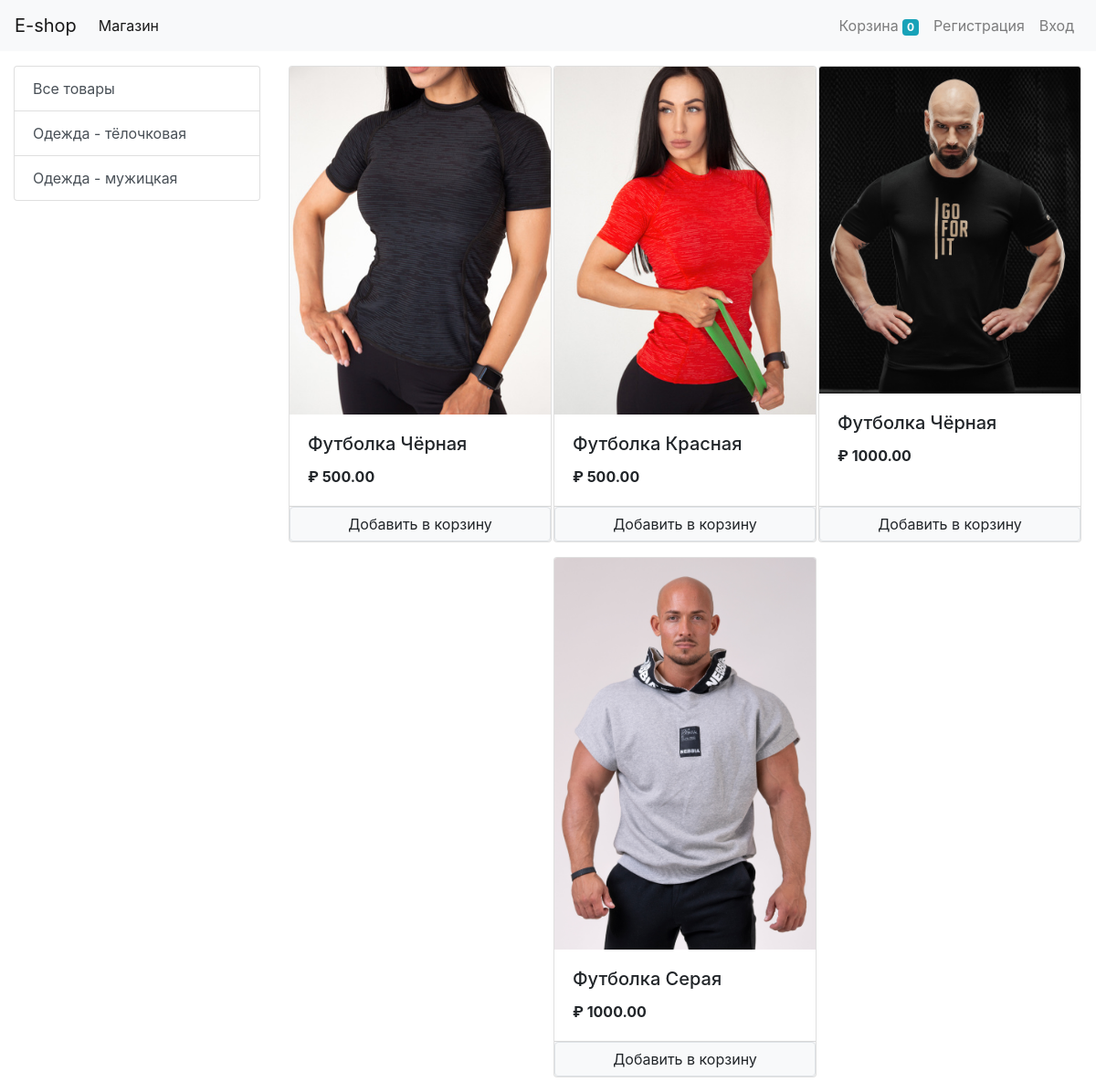
The page / on the database its author committed.
### store/models/category.py (models this page shows, shortened)
class Category(models.Model):
    name = models.CharField(max_length=50, verbose_name='Товар')
    image = models.ImageField(upload_to='uploads/category/', null=True, blank=True)
    @staticmethod
    def get_all_categories():
        return Category.objects.all()

### store/models/product.py (models this page shows, shortened)
class Product(models.Model):
    category = models.ForeignKey(Category, on_delete=models.CASCADE)
    name = models.CharField(max_length=50, verbose_name='Товар')
    price = models.DecimalField(max_digits=10, decimal_places=2, default=0)
    description = models.CharField(max_length=200, default='', null=True, blank=True)
    image = models.ImageField(upload_to='uploads/products/', null=True, blank=True)
    @staticmethod
    def get_all_products():
        return Product.objects.all()

### store/views/home.py (the view, shortened to what this page needs)
# urls.py: path('', Index.as_view(), name='homepage'),
class Index(View):
    def get(self, request):
        cart = request.session.get('cart')
        if not cart:
            request.session['cart'] = {}
        products = None
        categories = Category.get_all_categories()
        categoryID = request.GET.get('category')
        if categoryID:
            products = Product.get_products_by_categoryID(categoryID)
        else:
            products = Product.get_all_products()
        data = {'categories': categories, 'products': products, }
        return render(request, 'index.html', data)

### store/templatetags/cart.py (called while the page is built)
@register.filter(name='is_in_cart')
def is_in_cart(product, cart):
    keys = cart.keys()
    for id in keys:
        if int(id) == product.id:
            return True
    return False

### store/templatetags/custom_filter.py (called while the page is built)
@register.filter(name='currency')
def currency(number):
    return "₽ " + str(number)

### store/templates/index.html (shortened to what this page needs)
{% extends 'base.html' %}
{% block content %}
{% load cart %}
{% load custom_filter %}
<div class="container-fluid mt-3">
    <div class="row">
        <div class="col-lg-3 mx-auto">
            <div class="list-group">
                <a href="/" class="list-group-item list-group-item-action">Все товары</a>
                {% for category in categories %}
                    <a href="/?category={{category.id}}" class="list-group-item list-group-item-action">
                        {{ category.name }}
                    </a>
                {% endfor %}
            </div>
        </div>
        <div id="products" class="col-lg-9 mx-auto">
            <div class="row mx-auto">
                {% for product in products %}
                <div class="card mx-auto mb-3" id="{{ product.id }}" style="width: 18rem;">
                    <img class="card-img-top" src="{{ product.image.url }}" alt="Card image cap">
                    <div class="card-body">
                        <h5 class="card-title">{{ product.name }}</h5>
                        <p class="card-text"><b>{{ product.price|currency }}</b></p>
                    </div>
                    <div class="card-footer p-0 no-gutters">
                        {% if product|is_in_cart:request.session.cart %}
                            <div class="row no-gutters">
                                <form action="/#{{ product.id }}" class="col-2" method="post">
                                    {% csrf_token %}
                                    <input type="text" hidden name="product" value="{{ product.id }}">
                                    <input type="text" hidden name="remove" value="True">
                                    <input type="submit" value=" - " class="btn btn-block btn-secondary">
                                </form>
                                <div class="text-center col">{{product|cart_quantity:request.session.cart}} в корзине</div>
                                <form action="/#{{ product.id }}" class="col-2" method="post">
                                    {% csrf_token %}
                                    <input type="text" hidden name="product" value="{{ product.id }}">
                                    <input type="submit" value=" + " class="btn btn-block btn-secondary">
                                </form>
                            </div>
                        {% else %}
                            <form action="/#{{ product.id }}" method="POST" class="btn-block">
                                <input type="submit" class="float-right btn btn-light border form-control"
                                    value="Добавить в корзину">
                            </form>
                        {% endif %}
                    </div>
                </div>
                {% endfor %}
            </div>
        </div>
    </div>
</div>
{% endblock content %}

### store/templates/base.html (shortened to what this page needs)
{% load static %}
<!DOCTYPE html>
<html lang="ru">
<head>
    <link rel="stylesheet" href="https://maxcdn.bootstrapcdn.com/bootstrap/4.0.0/css/bootstrap.min.css"
>
</head>
<body>
    <nav class="navbar navbar-expand-lg navbar-light bg-light">
        <a class="navbar-brand" href="/">E-shop</a>
        <div class="collapse navbar-collapse" id="navbarSupportedContent">
            <ul class="navbar-nav mr-auto">
                <li class="nav-item active">
                    <a class="nav-link" href="/">Магазин <span class="sr-only">(current)</span></a>
                </li>
            </ul>
            <ul class="navbar-nav my-2 my-lg-0">
                <li class="nav-item ">
                    <a class="nav-link" href="/cart">Корзина
                        <span class="badge badge-info">{{ request.session.cart.keys|length }}</span>
                    </a>
                </li>
                {% if request.session.customer %}
                    <li class="nav-item ">
                        <a class="nav-link" href="/orders">Заказы <span class="sr-only">(current)</span></a>
                    </li>
                    <li class="nav-item ">
                        <a class="nav-link" href="/logout">Выход <span class="sr-only">(current)</span></a>
                    </li>
                {% else %}
                    <li class="nav-item ">
                        <a class="nav-link" href="/signup">Регистрация <span class="sr-only">(current)</span></a>
                    </li>
                    <li class="nav-item ">
                        <a class="nav-link" href="/login">Вход <span class="sr-only">(current)</span></a>
                    </li>
                {% endif %}
            </ul>
        </div>
    </nav>
    {% block content %}
    {% endblock content %}
</body>
</html>

### rows shown on the page
Category: name "Одежда - тёлочковая"
Category: name "Одежда - мужицкая"
Product: {{ product.id }} 1 (drawn), image (picture), name "Футболка Чёрная", price "₽ 500.00"
Product: image (picture), name "Футболка Красная", price "₽ 500.00"
Product: image (picture), name "Футболка Чёрная", price "₽ 1000.00"
Product: image (picture), name "Футболка Серая", price "₽ 1000.00"

### other values the page prints
{{ request.session.cart.keys|length }} "0"
